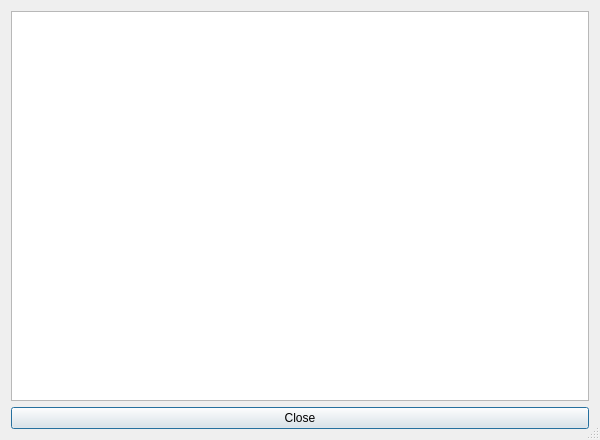
<?xml version="1.0" encoding="UTF-8"?>
<ui version="4.0">
 <class>dlgLog</class>
 <widget class="QDialog" name="dlgLog">
  <property name="geometry">
   <rect>
    <x>0</x>
    <y>0</y>
    <width>600</width>
    <height>440</height>
   </rect>
  </property>
  <property name="minimumSize">
   <size>
    <width>600</width>
    <height>440</height>
   </size>
  </property>
  <property name="windowTitle">
   <string>Log</string>
  </property>
  <property name="windowIcon">
   <iconset resource="resources.qrc">
    <normaloff>:/icon/icons/application.png</normaloff>:/icon/icons/application.png</iconset>
  </property>
  <property name="sizeGripEnabled">
   <bool>true</bool>
  </property>
  <layout class="QVBoxLayout" name="verticalLayout_dlgLog">
   <item>
    <widget class="QPlainTextEdit" name="plainTextEdit_Log">
     <property name="sizeAdjustPolicy">
      <enum>QAbstractScrollArea::AdjustToContents</enum>
     </property>
     <property name="undoRedoEnabled">
      <bool>false</bool>
     </property>
     <property name="lineWrapMode">
      <enum>QPlainTextEdit::NoWrap</enum>
     </property>
     <property name="readOnly">
      <bool>true</bool>
     </property>
    </widget>
   </item>
   <item>
    <widget class="themePushButton" name="pushButton_Close">
     <property name="text">
      <string>Close</string>
     </property>
     <property name="icon">
      <iconset resource="resources.qrc">
       <normaloff>:/icon/icons/turn_off.svgz</normaloff>:/icon/icons/turn_off.svgz</iconset>
     </property>
    </widget>
   </item>
  </layout>
 </widget>
 <customwidgets>
  <customwidget>
   <class>themePushButton</class>
   <extends>QPushButton</extends>
   <header>theme.hpp</header>
  </customwidget>
 </customwidgets>
 <resources>
  <include location="resources.qrc"/>
 </resources>
 <connections/>
</ui>
